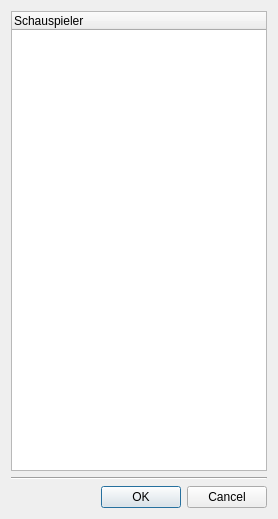
<?xml version="1.0" encoding="UTF-8"?>
<ui version="4.0">
 <class>selectionWindow</class>
 <widget class="QDialog" name="selectionWindow">
  <property name="windowModality">
   <enum>Qt::NonModal</enum>
  </property>
  <property name="geometry">
   <rect>
    <x>0</x>
    <y>0</y>
    <width>340</width>
    <height>800</height>
   </rect>
  </property>
  <property name="sizePolicy">
   <sizepolicy hsizetype="Fixed" vsizetype="Fixed">
    <horstretch>0</horstretch>
    <verstretch>0</verstretch>
   </sizepolicy>
  </property>
  <property name="minimumSize">
   <size>
    <width>340</width>
    <height>700</height>
   </size>
  </property>
  <property name="windowTitle">
   <string>Dialog</string>
  </property>
  <property name="modal">
   <bool>false</bool>
  </property>
  <layout class="QVBoxLayout" name="verticalLayout" stretch="1,0,0">
   <property name="sizeConstraint">
    <enum>QLayout::SetFixedSize</enum>
   </property>
   <item>
    <widget class="QTreeWidget" name="treeWidget">
     <property name="minimumSize">
      <size>
       <width>0</width>
       <height>460</height>
      </size>
     </property>
     <property name="alternatingRowColors">
      <bool>true</bool>
     </property>
     <property name="selectionMode">
      <enum>QAbstractItemView::MultiSelection</enum>
     </property>
     <property name="indentation">
      <number>5</number>
     </property>
     <column>
      <property name="text">
       <string>Schauspieler</string>
      </property>
     </column>
    </widget>
   </item>
   <item>
    <widget class="Line" name="line">
     <property name="orientation">
      <enum>Qt::Horizontal</enum>
     </property>
    </widget>
   </item>
   <item>
    <widget class="QDialogButtonBox" name="buttonBox">
     <property name="orientation">
      <enum>Qt::Horizontal</enum>
     </property>
     <property name="standardButtons">
      <set>QDialogButtonBox::Cancel|QDialogButtonBox::Ok</set>
     </property>
    </widget>
   </item>
  </layout>
 </widget>
 <resources/>
 <connections>
  <connection>
   <sender>buttonBox</sender>
   <signal>accepted()</signal>
   <receiver>selectionWindow</receiver>
   <slot>accept()</slot>
   <hints>
    <hint type="sourcelabel">
     <x>248</x>
     <y>254</y>
    </hint>
    <hint type="destinationlabel">
     <x>157</x>
     <y>274</y>
    </hint>
   </hints>
  </connection>
  <connection>
   <sender>buttonBox</sender>
   <signal>rejected()</signal>
   <receiver>selectionWindow</receiver>
   <slot>reject()</slot>
   <hints>
    <hint type="sourcelabel">
     <x>316</x>
     <y>260</y>
    </hint>
    <hint type="destinationlabel">
     <x>286</x>
     <y>274</y>
    </hint>
   </hints>
  </connection>
 </connections>
</ui>
